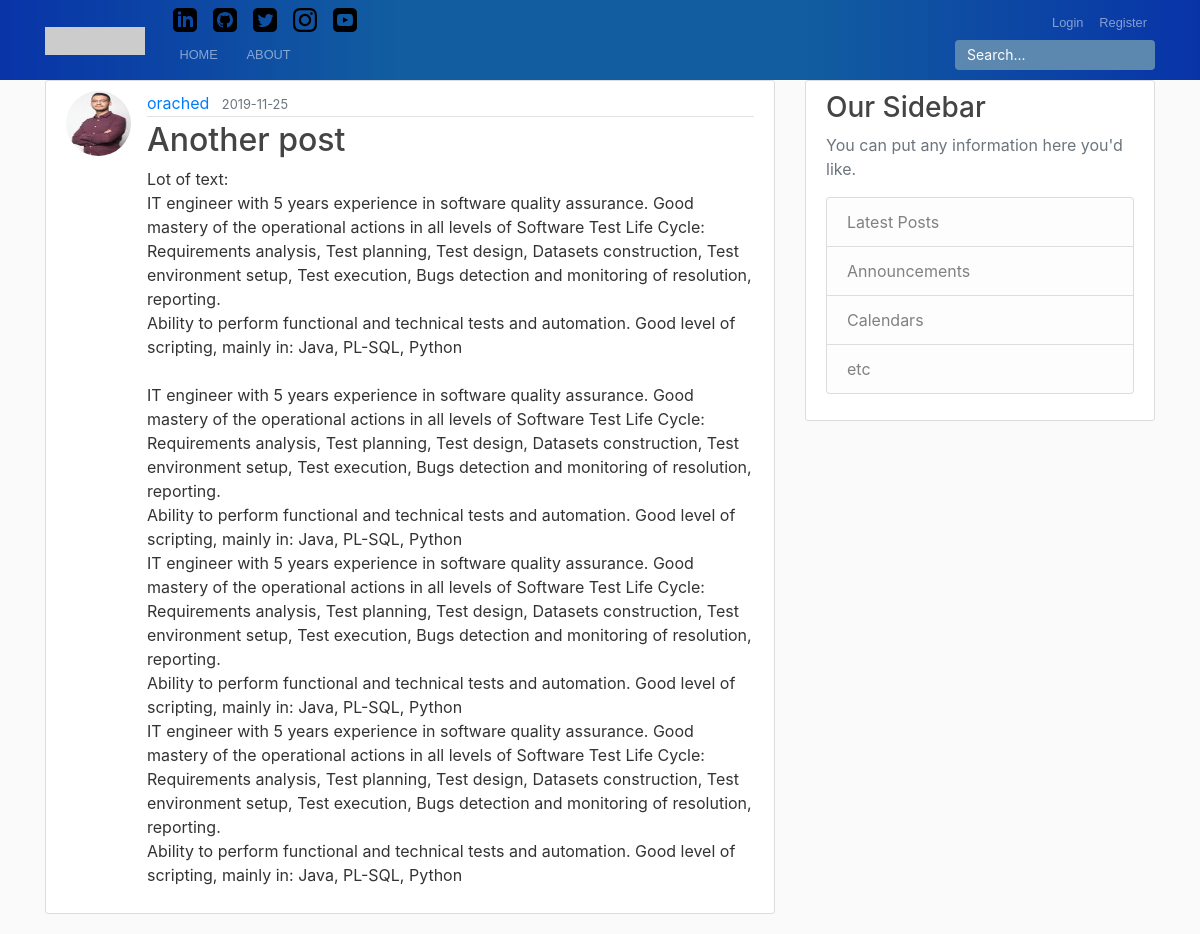
Screenshot of /post/3 with the database file from the repository.
### flaskblog/models.py (models this page shows, shortened)
class User(db.Model, UserMixin):
    id = db.Column(db.Integer, primary_key=True)
    username = db.Column(db.String(20), unique=True, nullable=False)
    email = db.Column(db.String(120), unique=True, nullable=False)
    image_file = db.Column(db.String(20), nullable=False, default='default.jpg')
    password = db.Column(db.String(60), nullable=False)
    posts = db.relationship('Post', backref='author', lazy=True)

class Post(db.Model):
    id = db.Column(db.Integer, primary_key=True)
    title = db.Column(db.String(100), nullable=False)
    date_posted = db.Column(db.DateTime, nullable=False, default=datetime.utcnow)
    content = db.Column(db.Text, nullable=False)
    user_id = db.Column(db.Integer, db.ForeignKey('user.id'), nullable=False)

### flaskblog/posts/routes.py (the view)
@posts.route("/post/<int:post_id>")
def post(post_id):
    post = Post.query.get_or_404(post_id)
    return render_template('post.html', title=post.title, post=post)

### flaskblog/templates/post.html (shortened to what this page needs)
{% extends "layout.html" %}
{% block content %}
  <article class="media content-section">
    <img class="rounded-circle article-img" src="{{ url_for('static', filename='profile_pics/' + post.author.image_file) }}">
    <div class="media-body">
      <div class="article-metadata">
        <a class="mr-2" href="{{ url_for('users.user_posts', username=post.author.username) }}">{{ post.author.username }}</a>
        <small class="text-muted">{{ post.date_posted.strftime('%Y-%m-%d') }}</small>
      </div>
      <h2 class="article-title">{{ post.title }}</h2>
      <p class="article-content">{{ post.content }}</p>
    </div>
  </article>
{% endblock content %}

### flaskblog/static/main.css (style rules this page uses)
body { background: #fafafa; color: #333333; margin-top: 5rem; }
h1, h2, h3, h4, h5, h6 { color: #444444; }
.content-section { background: #ffffff; padding: 10px 20px; border: 1px solid #dddddd; border-radius: 3px; margin-bottom: 20px; }
.article-title { color: #444444; }
.article-content { white-space: pre-line; }
.article-img { height: 65px; width: 65px; margin-right: 16px; }
.article-metadata { padding-bottom: 1px; margin-bottom: 4px; border-bottom: 1px solid #e3e3e3 }

### rows the page displays
User: image_file (picture), author.username "orached"
Post: date_posted "2019-11-25", title "Another post", content "Lot of text: IT engineer with 5 years experience in software quality assurance. Good mastery of the operational actions in all levels of Software Test Life Cycle: Requirements analysis, Test planning, Test design, Datasets construction, Test environment setup, Test execution, Bugs detection and monitoring of resolution, reporting. Ability to perform functional and technical tests and automation. Good level of scripting, mainly in: Java, PL-SQL, Python IT engineer with 5 years experience in software quality assurance. Good mastery of the operational actions in all levels of Software Test Life Cycle: Requirements analysis, Test planning, Test design, Datasets construction, Test environment…"
